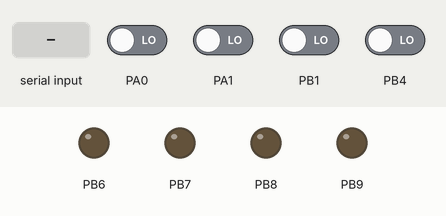
Recording of a sketch running on a simulated STM32 Blue Pill. On the bench: output pins drawn as LEDs (lit = HIGH). The test bench sets the inputs (shaded band); at power-on: PA0, PA1, PB1, PB4 LOW. What the sketch prints to the serial monitor is not drawn.

Above: at 1.2 s.
1.3 s: PB1 driven HIGH
At 2.5 s:
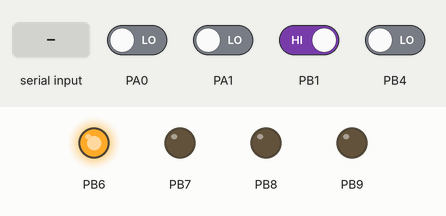
2.8 s: PA0 driven HIGH
At 3.6 s:
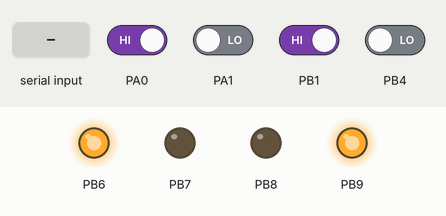
4.3 s: "90,45\n" received over Serial
At 4.7 s:
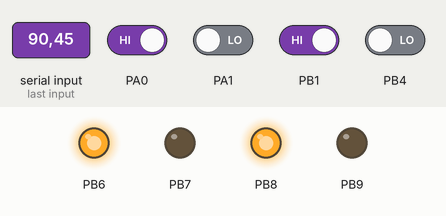
Timing chart, 0 to 7.3 s (numbered marks = the images above; inputs shaded):
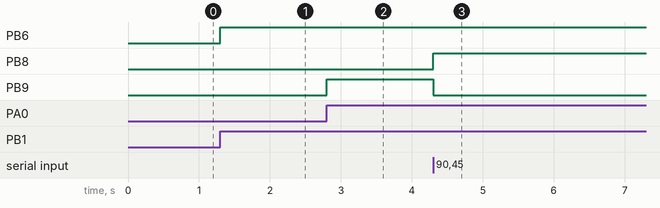

The sketch:

FirstV1test.ino
```cpp
#include <PIDController.h>
volatile long int encoder_pos = 0;
volatile long int encoder_pos2 = 0;
PIDController pos_pid;
PIDController pos_pid2;
int motor_value = 30000,motor_value2 = 30000;
 int integerValue=0;  // Max value is 65535
 int absmotor;
 int x,stationary;
 unsigned long elapsed,elapsedd,timee,timeee;

 int absmotor2;
 int y,stationary2;
 unsigned long elapsed2,elapsedd2;
char incomingByte;
int delaymic=750;
void setup() {

  Serial.begin(115200);
  pinMode(PB1, INPUT);
  pinMode(PB4, INPUT);
  pinMode(PA0, INPUT);
  pinMode(PA1, INPUT);
  pinMode(PB6, OUTPUT);
  pinMode(PB7, OUTPUT);
  attachInterrupt(digitalPinToInterrupt(PB1), encoder2, RISING);
//  attachInterrupt(digitalPinToInterrupt(PB4), encoder2_, RISING);
  attachInterrupt(digitalPinToInterrupt(PA0), encoder, RISING);
 // attachInterrupt(digitalPinToInterrupt(PA1), encoder_, RISING);

  pos_pid.begin();
  pos_pid.tune(3400, 0, 5500);
  pos_pid.limit(-45535, 45535);
  pos_pid.setpoint(integerValue);


  pos_pid2.begin();
  pos_pid2.tune(3400, 0, 5200);
  pos_pid2.limit(-45535, 45535);
  pos_pid2.setpoint(integerValue);
}

void loop() {

if (Serial.available() > 0) {
    integerValue = 0;
    while(1) {
      incomingByte = Serial.read();
      if (incomingByte == '\n') break;
      if (incomingByte == -1) continue;
      integerValue *= 10;
      integerValue = ((incomingByte - 48) + integerValue);

    }
m12(210);

run();
//delay(10000000);
}

  Serial.print(encoder_pos);
  Serial.print("  ");
  Serial.print(encoder_pos2);
  Serial.print("  ");
  Serial.print(integerValue);
  Serial.println("  ");


run();
delayMicroseconds(delaymic);
// delay(1);
}
```

motor_func.ino
```cpp
void m1(int degree){
  x=encoder_pos+degree;
  while(encoder_pos<(x-1) || encoder_pos>(x+1) || stationary==0){
    elapsed=millis();

    if(encoder_pos<(x-1) || encoder_pos>(x+1))elapsedd=millis();
    if((elapsed-elapsedd)>200)stationary=1;
    run();


  //Serial.println("running");
  delayMicroseconds(delaymic);
  }
}


void m2(int degree){
  y=encoder_pos2+degree;
  while(encoder_pos2<(y-1) || encoder_pos2>(y+1) || stationary2==0){
    elapsed2=millis();

    if(encoder_pos2<(y-1) || encoder_pos>(y+1))elapsedd2=millis();
    if((elapsed2-elapsedd2)>200)stationary2=1;
    run();


  //Serial.println("running");
  delayMicroseconds(delaymic);}
}

void m12(int degree){
  x=encoder_pos+degree;
  y=encoder_pos2+degree;

  while(encoder_pos<(x-2) || encoder_pos>(x+2)
        ||encoder_pos2<(y-2) || encoder_pos2>(y+2) || stationary==0){
    elapsed=millis();

    if(encoder_pos<(x-2) || encoder_pos>(x+2)
      ||encoder_pos2<(y-2) || encoder_pos2>(y+2))elapsedd=millis();
    if((elapsed-elapsedd)>200)stationary=1;
    run();


  //Serial.println("running");
  delayMicroseconds(delaymic);
  }
}
void m12left(int degree){
  x=encoder_pos+degree;
  y=encoder_pos2-degree;

  while(encoder_pos<(x-2) || encoder_pos>(x+2)
        ||encoder_pos2<(y-2) || encoder_pos2>(y+2) || stationary==0){
    elapsed=millis();

    if(encoder_pos<(x-2) || encoder_pos>(x+2)
      ||encoder_pos2<(y-2) || encoder_pos2>(y+2))elapsedd=millis();
    if((elapsed-elapsedd)>200)stationary=1;
    run();


  //Serial.println("running");
  delayMicroseconds(delaymic);
  }
}

void m12right(int degree){
  x=encoder_pos-degree;
  y=encoder_pos2+degree;

  while(encoder_pos<(x-2) || encoder_pos>(x+2)
        ||encoder_pos2<(y-2) || encoder_pos2>(y+2) || stationary==0){
    elapsed=millis();

    if(encoder_pos<(x-2) || encoder_pos>(x+2)
      ||encoder_pos2<(y-2) || encoder_pos2>(y+2))elapsedd=millis();
    if((elapsed-elapsedd)>200)stationary=1;
    run();


  //Serial.println("running");
  delayMicroseconds(delaymic);
  }
}

void run(){
    pos_pid.setpoint(x);
    motor_value = pos_pid.compute(encoder_pos);
    if(motor_value > 0)mCW(motor_value);
    else{
    absmotor=abs(motor_value);
    mCCW(absmotor);}

    pos_pid2.setpoint(y);
    motor_value2 = pos_pid2.compute(encoder_pos2);
    if(motor_value2 > 0)mCW2(motor_value2);
    else{
    absmotor2=abs(motor_value2);
    mCCW2(absmotor2);}

}


void encoder2(){

  if(digitalRead(PB4) == HIGH){
    encoder_pos2++;
  }else{
    encoder_pos2--;
  }
}


void encoder(){

  if(digitalRead(PA1) == HIGH){
    encoder_pos--;
  }else{
    encoder_pos++;
  }
}

/*
void encoder_(){

  if(digitalRead(PA0) == HIGH){
    encoder_pos++;
  }else{
    encoder_pos--;
  }
}
void encoder2_(){

  if(digitalRead(PB1) == HIGH){
    encoder_pos2--;
  }else{
    encoder_pos2++;
  }
  Serial.println("trig");
}*/
void mCW(int power){
  /*
  Serial.print("CW: ");
  Serial.print(power);
  Serial.println("  CCW:");
  */
  if(power > 10){
  analogWrite(PB8, power);
  analogWrite(PB9, 0);
  }else{
    analogWrite(PB8, 0);
    analogWrite(PB9, 0);
  }
}

void mCCW(int power){
  /*
  Serial.print("CW:    ");
  Serial.print("CCW: ");
  Serial.println(power);
*/
  if(power > 10){
  analogWrite(PB9, power);
  analogWrite(PB8, 0);
  }else{
    analogWrite(PB8, 0);
    analogWrite(PB9, 0);
  }
}


void mCW2(int power){

    Serial.print("CW: ");
  Serial.print(power);
  Serial.println("  CCW:");

  if(power > 10){
  analogWrite(PB6, power);
  analogWrite(PB7, 0);
  }else{
    analogWrite(PB6, 0);
    analogWrite(PB7, 0);
  }
}

void mCCW2(int power){
  Serial.print("CW:    ");
  Serial.print("CCW: ");
  Serial.println(power);

  if(power > 10){
  analogWrite(PB7, power);
  analogWrite(PB6, 0);
  }else{
    analogWrite(PB6, 0);
    analogWrite(PB7, 0);
  }
}
void wait(int del){
  timeee=millis();
  timee=millis();
  while((timee-timeee)<del){
    run();
    timee=millis();
  }
}
```

Measured:
- after the input at 1.3 s, PB6: LOW → HIGH at once
- after the input at 2.8 s, PB9: LOW → HIGH at once
- after the input at 4.3 s, PB8: LOW → HIGH at once; PB9: HIGH → LOW at once
